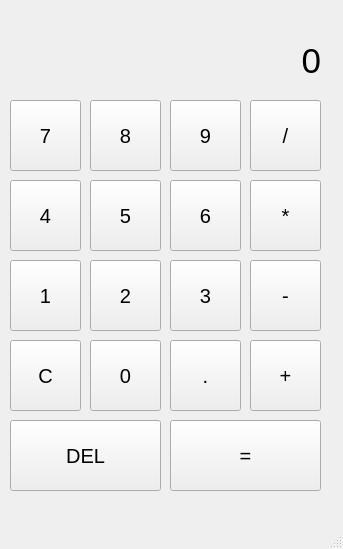
<?xml version="1.0" encoding="UTF-8"?>
<ui version="4.0">
 <class>MainWindow</class>
 <widget class="QMainWindow" name="MainWindow">
  <property name="geometry">
   <rect>
    <x>0</x>
    <y>0</y>
    <width>343</width>
    <height>549</height>
   </rect>
  </property>
  <property name="windowTitle">
   <string>MainWindow</string>
  </property>
  <widget class="QWidget" name="centralwidget">
   <widget class="QPushButton" name="sevenButton">
    <property name="geometry">
     <rect>
      <x>10</x>
      <y>100</y>
      <width>71</width>
      <height>71</height>
     </rect>
    </property>
    <property name="font">
     <font>
      <pointsize>15</pointsize>
     </font>
    </property>
    <property name="text">
     <string>7</string>
    </property>
   </widget>
   <widget class="QPushButton" name="eightButton">
    <property name="geometry">
     <rect>
      <x>90</x>
      <y>100</y>
      <width>71</width>
      <height>71</height>
     </rect>
    </property>
    <property name="font">
     <font>
      <pointsize>15</pointsize>
     </font>
    </property>
    <property name="text">
     <string>8</string>
    </property>
   </widget>
   <widget class="QPushButton" name="nineButton">
    <property name="geometry">
     <rect>
      <x>170</x>
      <y>100</y>
      <width>71</width>
      <height>71</height>
     </rect>
    </property>
    <property name="font">
     <font>
      <pointsize>15</pointsize>
     </font>
    </property>
    <property name="text">
     <string>9</string>
    </property>
   </widget>
   <widget class="QPushButton" name="divButton">
    <property name="geometry">
     <rect>
      <x>250</x>
      <y>100</y>
      <width>71</width>
      <height>71</height>
     </rect>
    </property>
    <property name="font">
     <font>
      <pointsize>15</pointsize>
     </font>
    </property>
    <property name="styleSheet">
     <string notr="true"/>
    </property>
    <property name="text">
     <string>/</string>
    </property>
   </widget>
   <widget class="QPushButton" name="sixButton">
    <property name="geometry">
     <rect>
      <x>170</x>
      <y>180</y>
      <width>71</width>
      <height>71</height>
     </rect>
    </property>
    <property name="font">
     <font>
      <pointsize>15</pointsize>
     </font>
    </property>
    <property name="text">
     <string>6</string>
    </property>
   </widget>
   <widget class="QPushButton" name="multButton">
    <property name="geometry">
     <rect>
      <x>250</x>
      <y>180</y>
      <width>71</width>
      <height>71</height>
     </rect>
    </property>
    <property name="font">
     <font>
      <pointsize>15</pointsize>
     </font>
    </property>
    <property name="styleSheet">
     <string notr="true"/>
    </property>
    <property name="text">
     <string>*</string>
    </property>
   </widget>
   <widget class="QPushButton" name="fiveButton">
    <property name="geometry">
     <rect>
      <x>90</x>
      <y>180</y>
      <width>71</width>
      <height>71</height>
     </rect>
    </property>
    <property name="font">
     <font>
      <pointsize>15</pointsize>
     </font>
    </property>
    <property name="text">
     <string>5</string>
    </property>
   </widget>
   <widget class="QPushButton" name="fourButton">
    <property name="geometry">
     <rect>
      <x>10</x>
      <y>180</y>
      <width>71</width>
      <height>71</height>
     </rect>
    </property>
    <property name="font">
     <font>
      <pointsize>15</pointsize>
     </font>
    </property>
    <property name="text">
     <string>4</string>
    </property>
   </widget>
   <widget class="QPushButton" name="threeButton">
    <property name="geometry">
     <rect>
      <x>170</x>
      <y>260</y>
      <width>71</width>
      <height>71</height>
     </rect>
    </property>
    <property name="font">
     <font>
      <pointsize>15</pointsize>
     </font>
    </property>
    <property name="text">
     <string>3</string>
    </property>
   </widget>
   <widget class="QPushButton" name="subButton">
    <property name="geometry">
     <rect>
      <x>250</x>
      <y>260</y>
      <width>71</width>
      <height>71</height>
     </rect>
    </property>
    <property name="font">
     <font>
      <pointsize>15</pointsize>
     </font>
    </property>
    <property name="text">
     <string>-</string>
    </property>
   </widget>
   <widget class="QPushButton" name="twoButton">
    <property name="geometry">
     <rect>
      <x>90</x>
      <y>260</y>
      <width>71</width>
      <height>71</height>
     </rect>
    </property>
    <property name="font">
     <font>
      <pointsize>15</pointsize>
     </font>
    </property>
    <property name="text">
     <string>2</string>
    </property>
   </widget>
   <widget class="QPushButton" name="oneButton">
    <property name="geometry">
     <rect>
      <x>10</x>
      <y>260</y>
      <width>71</width>
      <height>71</height>
     </rect>
    </property>
    <property name="font">
     <font>
      <pointsize>15</pointsize>
     </font>
    </property>
    <property name="text">
     <string>1</string>
    </property>
   </widget>
   <widget class="QPushButton" name="decimalButton">
    <property name="geometry">
     <rect>
      <x>170</x>
      <y>340</y>
      <width>71</width>
      <height>71</height>
     </rect>
    </property>
    <property name="font">
     <font>
      <pointsize>15</pointsize>
     </font>
    </property>
    <property name="text">
     <string>.</string>
    </property>
   </widget>
   <widget class="QPushButton" name="plusButton">
    <property name="geometry">
     <rect>
      <x>250</x>
      <y>340</y>
      <width>71</width>
      <height>71</height>
     </rect>
    </property>
    <property name="font">
     <font>
      <pointsize>15</pointsize>
     </font>
    </property>
    <property name="text">
     <string>+</string>
    </property>
   </widget>
   <widget class="QPushButton" name="zeroButton">
    <property name="geometry">
     <rect>
      <x>90</x>
      <y>340</y>
      <width>71</width>
      <height>71</height>
     </rect>
    </property>
    <property name="font">
     <font>
      <pointsize>15</pointsize>
     </font>
    </property>
    <property name="text">
     <string>0</string>
    </property>
   </widget>
   <widget class="QPushButton" name="clearButton">
    <property name="geometry">
     <rect>
      <x>10</x>
      <y>340</y>
      <width>71</width>
      <height>71</height>
     </rect>
    </property>
    <property name="font">
     <font>
      <pointsize>15</pointsize>
     </font>
    </property>
    <property name="autoFillBackground">
     <bool>false</bool>
    </property>
    <property name="text">
     <string>C</string>
    </property>
   </widget>
   <widget class="QPushButton" name="pushButton_18">
    <property name="geometry">
     <rect>
      <x>10</x>
      <y>420</y>
      <width>151</width>
      <height>71</height>
     </rect>
    </property>
    <property name="font">
     <font>
      <pointsize>15</pointsize>
     </font>
    </property>
    <property name="text">
     <string>DEL</string>
    </property>
   </widget>
   <widget class="QPushButton" name="equalButton">
    <property name="geometry">
     <rect>
      <x>170</x>
      <y>420</y>
      <width>151</width>
      <height>71</height>
     </rect>
    </property>
    <property name="font">
     <font>
      <pointsize>15</pointsize>
     </font>
    </property>
    <property name="text">
     <string>=</string>
    </property>
   </widget>
   <widget class="QLabel" name="outputLabel">
    <property name="geometry">
     <rect>
      <x>10</x>
      <y>30</y>
      <width>311</width>
      <height>61</height>
     </rect>
    </property>
    <property name="font">
     <font>
      <pointsize>26</pointsize>
     </font>
    </property>
    <property name="text">
     <string>0</string>
    </property>
    <property name="alignment">
     <set>Qt::AlignRight|Qt::AlignTrailing|Qt::AlignVCenter</set>
    </property>
    <property name="margin">
     <number>10</number>
    </property>
   </widget>
  </widget>
  <widget class="QMenuBar" name="menubar">
   <property name="geometry">
    <rect>
     <x>0</x>
     <y>0</y>
     <width>343</width>
     <height>21</height>
    </rect>
   </property>
  </widget>
  <widget class="QStatusBar" name="statusbar"/>
 </widget>
 <resources/>
 <connections/>
</ui>
